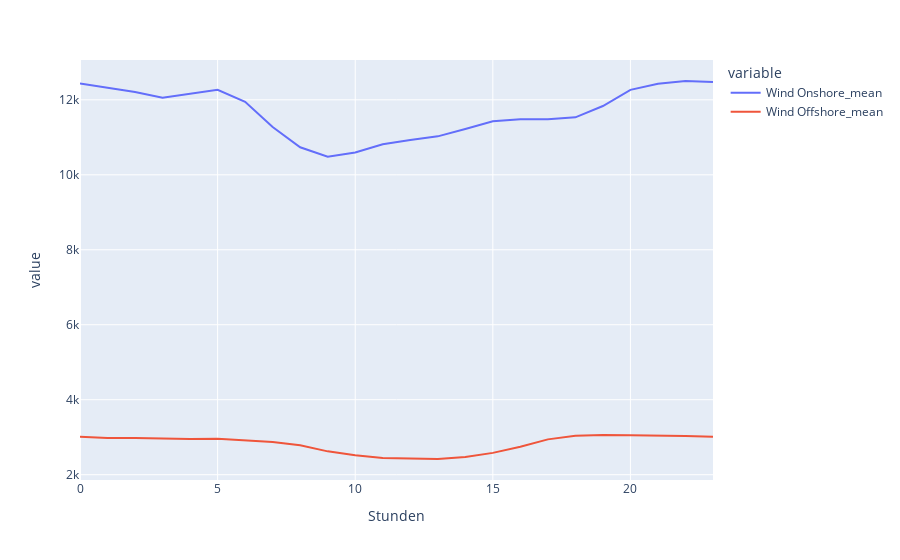

The cell this chart's notebook holds for it:
### Code cell
hourly_index = hourly_df.set_index("Datum (MEZ)")
hourly_mean_df = hourly_index.groupby("Stunden").mean()
hourly_solar_wind_mean_df = hourly_mean_df[["Wind Onshore_mean", "Wind Offshore_mean"]]
px.line(hourly_solar_wind_mean_df, y=["Wind Onshore_mean", "Wind Offshore_mean"])

### Figure 1 — Plotly figure (JSON) as saved in the notebook; plotly's stock layout.template omitted (floating-point values rounded to 4 significant figures)
{"data": [{"hovertemplate": "variable=Wind Onshore_mean<br>Stunden=%{x}<br>value=%{y}<extra></extra>", "legendgroup": "Wind Onshore_mean", "line": {"color": "#636efa", "dash": "solid"}, "marker": {"symbol": "circle"}, "mode": "lines", "name": "Wind Onshore_mean", "orientation": "v", "showlegend": true, "type": "scatter", "x": [0, 1, 2, 3, 4, 5, 6, 7, 8, 9, 10, 11, 12, 13, 14, 15, 16, 17, 18, 19, 20, 21, 22, 23], "xaxis": "x", "y": [12430.0, 12320.0, 12210.0, 12050.0, 12170.0, 12270.0, 11950.0, 11280.0, 10730.0, 10480.0, 10590.0, 10810.0, 10930.0, 11030.0, 11220.0, 11430.0, 11480.0, 11480.0, 11530.0, 11830.0, 12270.0, 12430.0, 12500.0, 12470.0], "yaxis": "y"}, {"hovertemplate": "variable=Wind Offshore_mean<br>Stunden=%{x}<br>value=%{y}<extra></extra>", "legendgroup": "Wind Offshore_mean", "line": {"color": "#EF553B", "dash": "solid"}, "marker": {"symbol": "circle"}, "mode": "lines", "name": "Wind Offshore_mean", "orientation": "v", "showlegend": true, "type": "scatter", "x": [0, 1, 2, 3, 4, 5, 6, 7, 8, 9, 10, 11, 12, 13, 14, 15, 16, 17, 18, 19, 20, 21, 22, 23], "xaxis": "x", "y": [3010.0, 2981.0, 2976.0, 2959.0, 2953.0, 2956.0, 2925.0, 2875.0, 2784.0, 2622.0, 2519.0, 2448.0, 2429.0, 2419.0, 2474.0, 2581.0, 2747.0, 2943.0, 3038.0, 3057.0, 3052.0, 3052.0, 3033.0, 3013.0], "yaxis": "y"}], "layout": {"legend": {"title": {"text": "variable"}, "tracegroupgap": 0}, "margin": {"t": 60}, "xaxis": {"anchor": "y", "domain": [0, 1], "title": {"text": "Stunden"}}, "yaxis": {"anchor": "x", "domain": [0, 1], "title": {"text": "value"}}}}
